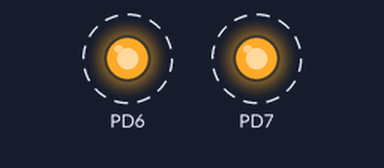
Recording of a program running on a simulated ATmega328P, built with avr-gcc and emulated at 16 MHz. Parts: output pins drawn as LEDs (lit = HIGH). Dashed ring = blinking.

Above: at 0.5 s.
Timing chart, 0 to 4.6 s (numbered marks = the images above):
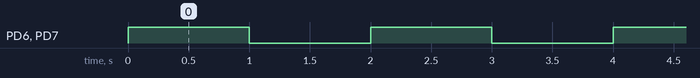

The program:

main.cpp
```cpp
/*
 * Timer0_Prescalar_64.cpp
 *
 * Created: 08-Apr-26 8:15:25 PM
 * Author: SHAHEEM
 */

#define F_CPU 16000000UL
#include <avr/io.h>


void delay_1s();
int main(void)
{
	 //Enable Power reduction mode for Timer 0.
	 PRR =(1<<PRTIM0);
	 //Enable Compare mode as Normal port operation.
	 TCCR0A &= ~(1<<COM0A1|1<<COM0A0);
	 //Select Waveform Generation mode as Normal.
	 TCCR0A &=~(1<<WGM00|1<<WGM01|1<<WGM02);
	 //Select Pre-scalar Value 64.
	 TCCR0B |= (1<<CS00 | 1<<CS01);
	 TCCR0B &=~(1<<CS02);
	 //Load Value to TCNTO.
	 TCNT0 =0;
/*---------------------------------------------------------------------------------------------------
	 pre-scalar value 64/Calculation. [Methode 1]
	 T=1/f, 1 clock periode is 1/16mhz = 62.5ns.
	 Tick time = 62.5 ns × 64
	 = 4000 ns.
	 1 counter increment = 4 µs.
	 Total Counts in 8 bit register = 256x4µs = 1.024 ms.

	 1overflow occurs in =1.024 ms.

	 *No of overflow requires for Total time = Total time/Time for 1 overflow.
	                                        = 1Sec/1.024 ms.
											= 976.56.
											~ 977Counts.
//---------------------------------------------------------------------------------------------------
	  *pre-scalar value 64/Calculation. [Methode 2]

	   T = 1/fold =    1/16Mhz.
	   TNew = 1/fnew,

	   fnew =  fold/prescalr value = 16Mhz/64 =250Khz.
	   T= 1/250khz = 4µs.
	   1 counter increment = 4 µs.
	   Total Counts in 8 bit register = 256x4µs = 1.024 ms.

	  1overflow occurs in =1.024 ms.
	 *No of overflow requires for Total time = Total time/Time for 1 overflow.
	 = 1Sec/1.024 ms.
	 = 976.56.
	 ~ 977Counts.
//--------------------------------------------------------------------------------------------------
     Replace with your application code */
	DDRD  |= (1<<DDD6|1<<DDD7);
	PORTD &= (1<<PORTD6|1<<PORTD7);

    while (1)
    {
	 PORTD |= (1<<PORTD7|1<<PORTD6);
	 delay_1s();
	 PORTD &= ~(1<<PORTD7|1<<PORTD6);
	 delay_1s();
    }
}

void delay_1s()
{
	for(int i=0;i<977;i++)
	{
		while(!(TIFR0 & (1<<TOV0)));
		TIFR0 |= (1<<TOV0);
	}
}
```

library.cpp
```cpp
/*
 * Timer0_Prescalar_64.cpp
 *
 * Created: 08-Apr-26 8:15:25 PM
 * Author : SHAHEEM
 */

#include <avr/io.h>


/* Replace with your library code */
int myfunc(void)
{
    return 0;
}
```

Measured:
- by itself, PD6, PD7: alternates HIGH for 1.0 s and LOW for 1.0 s
